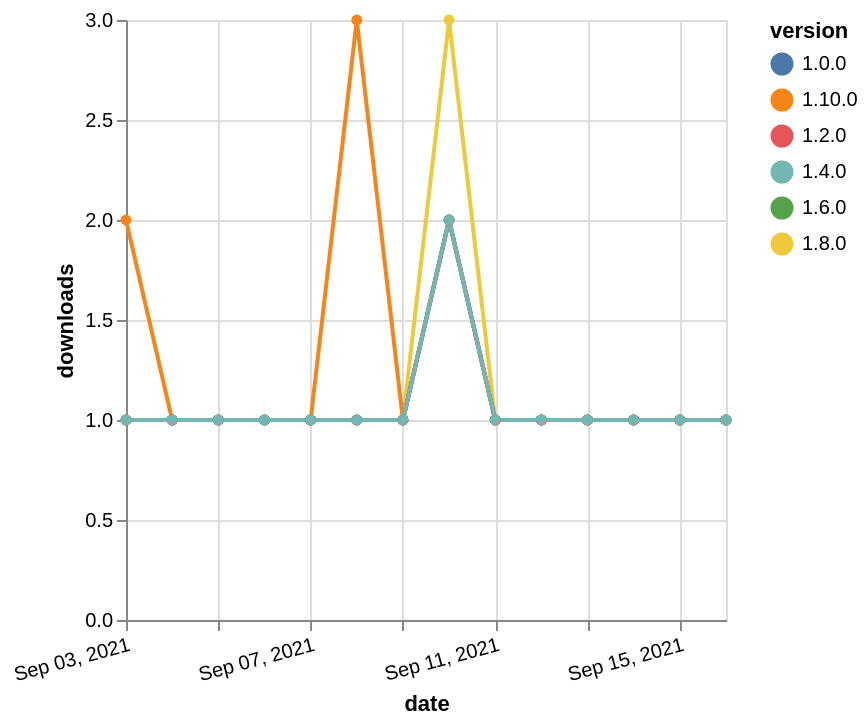

Describe this chart as a Vega-Lite specification.
### Vega-Lite specification from a JSON file in a GitHub repository (floating-point values rounded to 4 significant figures)
{"$schema": "https://vega.github.io/schema/vega-lite/v5.json", "description": "A simple bar chart with embedded data.", "data": {"values": [{"date": "2021-09-03", "total": 174, "delta": 1, "version": "1.6.0"}, {"date": "2021-09-04", "total": 175, "delta": 1, "version": "1.6.0"}, {"date": "2021-09-05", "total": 176, "delta": 1, "version": "1.6.0"}, {"date": "2021-09-06", "total": 177, "delta": 1, "version": "1.6.0"}, {"date": "2021-09-07", "total": 178, "delta": 1, "version": "1.6.0"}, {"date": "2021-09-08", "total": 179, "delta": 1, "version": "1.6.0"}, {"date": "2021-09-09", "total": 180, "delta": 1, "version": "1.6.0"}, {"date": "2021-09-10", "total": 182, "delta": 2, "version": "1.6.0"}, {"date": "2021-09-11", "total": 183, "delta": 1, "version": "1.6.0"}, {"date": "2021-09-12", "total": 184, "delta": 1, "version": "1.6.0"}, {"date": "2021-09-13", "total": 185, "delta": 1, "version": "1.6.0"}, {"date": "2021-09-14", "total": 186, "delta": 1, "version": "1.6.0"}, {"date": "2021-09-15", "total": 187, "delta": 1, "version": "1.6.0"}, {"date": "2021-09-16", "total": 188, "delta": 1, "version": "1.6.0"}, {"date": "2021-09-03", "total": 205, "delta": 1, "version": "1.8.0"}, {"date": "2021-09-04", "total": 206, "delta": 1, "version": "1.8.0"}, {"date": "2021-09-05", "total": 207, "delta": 1, "version": "1.8.0"}, {"date": "2021-09-06", "total": 208, "delta": 1, "version": "1.8.0"}, {"date": "2021-09-07", "total": 209, "delta": 1, "version": "1.8.0"}, {"date": "2021-09-08", "total": 210, "delta": 1, "version": "1.8.0"}, {"date": "2021-09-09", "total": 211, "delta": 1, "version": "1.8.0"}, {"date": "2021-09-10", "total": 214, "delta": 3, "version": "1.8.0"}, {"date": "2021-09-11", "total": 215, "delta": 1, "version": "1.8.0"}, {"date": "2021-09-12", "total": 216, "delta": 1, "version": "1.8.0"}, {"date": "2021-09-13", "total": 217, "delta": 1, "version": "1.8.0"}, {"date": "2021-09-14", "total": 218, "delta": 1, "version": "1.8.0"}, {"date": "2021-09-15", "total": 219, "delta": 1, "version": "1.8.0"}, {"date": "2021-09-16", "total": 220, "delta": 1, "version": "1.8.0"}, {"date": "2021-09-03", "total": 131, "delta": 2, "version": "1.10.0"}, {"date": "2021-09-04", "total": 132, "delta": 1, "version": "1.10.0"}, {"date": "2021-09-05", "total": 133, "delta": 1, "version": "1.10.0"}, {"date": "2021-09-06", "total": 134, "delta": 1, "version": "1.10.0"}, {"date": "2021-09-07", "total": 135, "delta": 1, "version": "1.10.0"}, {"date": "2021-09-08", "total": 138, "delta": 3, "version": "1.10.0"}, {"date": "2021-09-09", "total": 139, "delta": 1, "version": "1.10.0"}, {"date": "2021-09-10", "total": 141, "delta": 2, "version": "1.10.0"}, {"date": "2021-09-11", "total": 142, "delta": 1, "version": "1.10.0"}, {"date": "2021-09-12", "total": 143, "delta": 1, "version": "1.10.0"}, {"date": "2021-09-13", "total": 144, "delta": 1, "version": "1.10.0"}, {"date": "2021-09-14", "total": 145, "delta": 1, "version": "1.10.0"}, {"date": "2021-09-15", "total": 146, "delta": 1, "version": "1.10.0"}, {"date": "2021-09-16", "total": 147, "delta": 1, "version": "1.10.0"}, {"date": "2021-09-03", "total": 256, "delta": 1, "version": "1.0.0"}, {"date": "2021-09-04", "total": 257, "delta": 1, "version": "1.0.0"}, {"date": "2021-09-05", "total": 258, "delta": 1, "version": "1.0.0"}, {"date": "2021-09-06", "total": 259, "delta": 1, "version": "1.0.0"}, {"date": "2021-09-07", "total": 260, "delta": 1, "version": "1.0.0"}, {"date": "2021-09-08", "total": 261, "delta": 1, "version": "1.0.0"}, {"date": "2021-09-09", "total": 262, "delta": 1, "version": "1.0.0"}, {"date": "2021-09-10", "total": 264, "delta": 2, "version": "1.0.0"}, {"date": "2021-09-11", "total": 265, "delta": 1, "version": "1.0.0"}, {"date": "2021-09-12", "total": 266, "delta": 1, "version": "1.0.0"}, {"date": "2021-09-13", "total": 267, "delta": 1, "version": "1.0.0"}, {"date": "2021-09-14", "total": 268, "delta": 1, "version": "1.0.0"}, {"date": "2021-09-15", "total": 269, "delta": 1, "version": "1.0.0"}, {"date": "2021-09-16", "total": 270, "delta": 1, "version": "1.0.0"}, {"date": "2021-09-03", "total": 206, "delta": 1, "version": "1.2.0"}, {"date": "2021-09-04", "total": 207, "delta": 1, "version": "1.2.0"}, {"date": "2021-09-05", "total": 208, "delta": 1, "version": "1.2.0"}, {"date": "2021-09-06", "total": 209, "delta": 1, "version": "1.2.0"}, {"date": "2021-09-07", "total": 210, "delta": 1, "version": "1.2.0"}, {"date": "2021-09-08", "total": 211, "delta": 1, "version": "1.2.0"}, {"date": "2021-09-09", "total": 212, "delta": 1, "version": "1.2.0"}, {"date": "2021-09-10", "total": 214, "delta": 2, "version": "1.2.0"}, {"date": "2021-09-11", "total": 215, "delta": 1, "version": "1.2.0"}, {"date": "2021-09-12", "total": 216, "delta": 1, "version": "1.2.0"}, {"date": "2021-09-13", "total": 217, "delta": 1, "version": "1.2.0"}, {"date": "2021-09-14", "total": 218, "delta": 1, "version": "1.2.0"}, {"date": "2021-09-15", "total": 219, "delta": 1, "version": "1.2.0"}, {"date": "2021-09-16", "total": 220, "delta": 1, "version": "1.2.0"}, {"date": "2021-09-03", "total": 198, "delta": 1, "version": "1.4.0"}, {"date": "2021-09-04", "total": 199, "delta": 1, "version": "1.4.0"}, {"date": "2021-09-05", "total": 200, "delta": 1, "version": "1.4.0"}, {"date": "2021-09-06", "total": 201, "delta": 1, "version": "1.4.0"}, {"date": "2021-09-07", "total": 202, "delta": 1, "version": "1.4.0"}, {"date": "2021-09-08", "total": 203, "delta": 1, "version": "1.4.0"}, {"date": "2021-09-09", "total": 204, "delta": 1, "version": "1.4.0"}, {"date": "2021-09-10", "total": 206, "delta": 2, "version": "1.4.0"}, {"date": "2021-09-11", "total": 207, "delta": 1, "version": "1.4.0"}, {"date": "2021-09-12", "total": 208, "delta": 1, "version": "1.4.0"}, {"date": "2021-09-13", "total": 209, "delta": 1, "version": "1.4.0"}, {"date": "2021-09-14", "total": 210, "delta": 1, "version": "1.4.0"}, {"date": "2021-09-15", "total": 211, "delta": 1, "version": "1.4.0"}, {"date": "2021-09-16", "total": 212, "delta": 1, "version": "1.4.0"}]}, "width": "container", "mark": {"type": "line", "point": {"filled": true}}, "encoding": {"x": {"field": "date", "type": "temporal", "timeUnit": "yearmonthdate", "title": "date", "axis": {"labelAngle": -15}}, "y": {"field": "delta", "type": "quantitative", "title": "downloads"}, "color": {"field": "version", "type": "nominal"}, "tooltip": {"field": "delta"}}}
